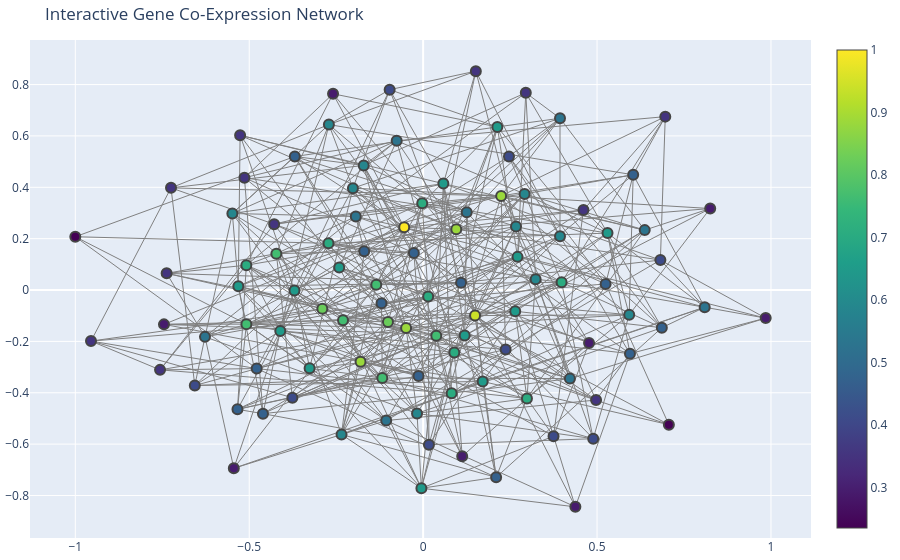

Here is the notebook cell this chart was saved with:
### Code cell
import networkx as nx
import plotly.graph_objs as go



pos = nx.spring_layout(G, seed=42)  # or kamada_kawai_layout(G)
edge_x = []
edge_y = []
for u, v in G.edges():
    x0, y0 = pos[u]
    x1, y1 = pos[v]
    edge_x.extend([x0, x1, None])
    edge_y.extend([y0, y1, None])

edge_trace = go.Scatter(
    x=edge_x,
    y=edge_y,
    mode='lines',
    line=dict(color='gray', width=1),
    hoverinfo='none'
)

node_x = []
node_y = []
for node in G.nodes():
    x, y = pos[node]
    node_x.append(x)
    node_y.append(y)

node_trace = go.Scatter(
    x=node_x,
    y=node_y,
    mode='markers',
    marker=dict(
        showscale=True,
        colorscale='Viridis',
        color=[],
        size=10,
        line_width=2
    ),
    text=[str(n) for n in G.nodes()],
    hoverinfo='text'
)

degrees = dict(G.degree())
max_deg = max(degrees.values()) if len(degrees) else 1
node_colors = [degrees[n]/max_deg for n in G.nodes()]
node_trace.marker.color = node_colors

fig = go.Figure(data=[edge_trace, node_trace],
                layout=go.Layout(
                    title='Interactive Gene Co-Expression Network',
                    showlegend=False,
                    hovermode='closest',
                    margin=dict(b=20,l=5,r=5,t=40),
                )
               )

fig.show()
